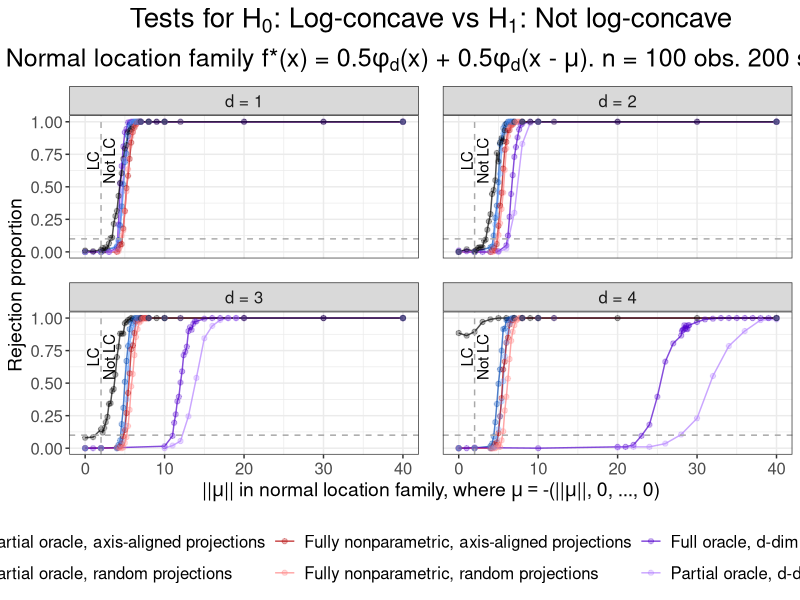
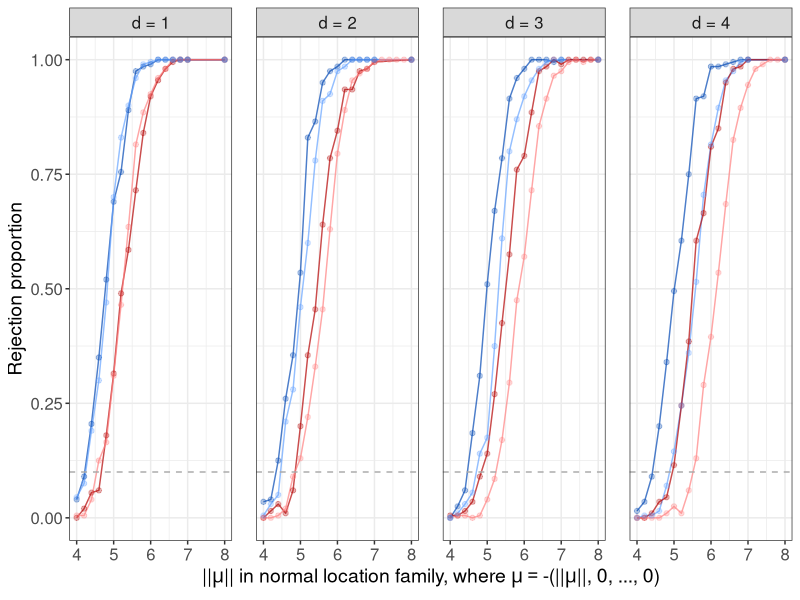

Here is the R script that generated these plots, in order:
# Create Figure 4 in main paper.
# Plot results for tests of
# H_0: log-concave versus H_1: not log-concave.
# Use normal mixture where mean of second component is 
# mu = -(||mu||, 0, ..., 0).

suppressMessages(library(data.table))
suppressMessages(library(tidyverse))

# Create theme
paper_theme <- theme_bw() +
  theme(plot.title = element_text(hjust = 0.5, size = 16),
        plot.subtitle = element_text(hjust = 0.5, size = 14),
        legend.title = element_text(size = 14),
        axis.title = element_text(size = 14),
        legend.text = element_text(size = 12),
        axis.text = element_text(size = 12),
        strip.text = element_text(size = 12),
        panel.spacing = unit(1.2, "lines"))

# Read in data
perm_test <- fread("data/fig04_perm_test.csv") %>% 
  mutate(Method = "Permutation test")

full_oracle_ddim <- fread("data/fig04_full_oracle_ddim.csv") %>% 
  mutate(Method = "Full oracle, d-dim")

partial_oracle_ddim <- fread("data/fig04_partial_oracle_ddim.csv") %>% 
  mutate(Method = "Partial oracle, d-dim")

partial_oracle_axis <- fread("data/fig04_partial_oracle_axis.csv") %>% 
  mutate(Method = "Partial oracle, axis-aligned projections")

fully_NP_axis <- fread("data/fig04_fully_NP_axis.csv") %>% 
  mutate(Method = "Fully nonparametric, axis-aligned projections")

partial_oracle_randproj <- fread("data/fig04_partial_oracle_randproj.csv") %>% 
  mutate(Method = "Partial oracle, random projections")

fully_NP_randproj <- fread("data/fig04_fully_NP_randproj.csv") %>% 
  mutate(Method = "Fully nonparametric, random projections")

# Combine results
results <- rbind(perm_test, full_oracle_ddim, partial_oracle_ddim, 
                 partial_oracle_axis, fully_NP_axis, partial_oracle_randproj, 
                 fully_NP_randproj,
                 fill = TRUE)

# Get rejection proportion at each combination
reject_df <- results %>% 
  group_by(d, mu_norm, Method) %>% 
  dplyr::summarise(reject_prop = mean(reject),
                   sim_count = n())

# Check parameters
stopifnot(unique(perm_test$B) == 99,
          unique(full_oracle_ddim$B) == 100,
          unique(partial_oracle_ddim$B) == 100,
          unique(partial_oracle_axis$B) == 100,
          unique(fully_NP_axis$B) == 100,
          unique(partial_oracle_randproj$B) == 100,
          unique(fully_NP_randproj$B) == 100,
          unique(partial_oracle_randproj$n_proj == 100),
          unique(fully_NP_randproj$n_proj == 100),
          unique(results$n_obs == 100),
          unique(results$equal_space_mu) == 0,
          unique(reject_df$sim_count) == 200)

######################
##### Plot power #####
######################

# Plot rejection proportions at (||mu||, 0, ..., 0)
reject_props_unequal_spaced <- reject_df %>% 
  mutate(Method = factor(Method,
                         levels = c("Partial oracle, axis-aligned projections",
                                    "Partial oracle, random projections",
                                    "Fully nonparametric, axis-aligned projections",
                                    "Fully nonparametric, random projections",
                                    "Full oracle, d-dim",
                                    "Partial oracle, d-dim",
                                    "Permutation test"),
                         labels = c("Partial oracle, axis-aligned projections",
                                    "Partial oracle, random projections",
                                    "Fully nonparametric, axis-aligned projections",
                                    "Fully nonparametric, random projections",
                                    "Full oracle, d-dim",
                                    "Partial oracle, d-dim",
                                    "Permutation test")),
         d = factor(d, levels = 1:4, 
                    labels = c("d = 1", "d = 2", "d = 3", "d = 4"))) %>%
  ggplot(aes(x = mu_norm, y = reject_prop)) +
  geom_line(aes(col = Method), alpha = 0.7) +
  geom_point(aes(col = Method), alpha = 0.3) +
  geom_hline(yintercept = 0.10, lty = "dashed", col = "darkgrey") +
  geom_vline(xintercept = 2, lty = "dashed", col = "darkgrey") +
  annotate(geom = "text", x = 1, y = 0.7, label = "LC", angle = 90) +
  annotate(geom = "text", x = 3, y = 0.7, label = "Not LC", angle = 90) +
  facet_wrap(. ~ d) +
  labs(x = expression("||"*mu*"|| in normal location family, where"~
                        mu=="-(||"*mu*"||, 0, ..., 0)"), 
       y = "Rejection proportion",
       col = "Method",
       shape = "Log-concave?",
       title = expression("Tests for H"[0]*
                            ": Log-concave vs H"[1]*": Not log-concave"),
       subtitle = expression("Normal location family f*(x) = 0.5"*phi[d]*"(x)"~
                               "+ 0.5"*phi[d]*"(x -"~mu*"). n = 100 obs. 200 sims.")) +
  scale_shape_manual(values = c(16, 4)) +
  scale_color_manual(values = c("#0047b3", "#66a3ff", "#b30000", "#ff8080", 
                                "#5200cc", "#b380ff", "black")) +
  paper_theme +
  theme(legend.position = "bottom",
        plot.title = element_text(hjust = 0.5, size = 20),
        plot.subtitle = element_text(hjust = 0.5, size = 18)) +
  guides(colour = guide_legend(nrow = 2))

# Plot rejection proportions at (||mu||, 0, ..., 0) for single dim approaches,
# zooming in further on ||mu|| \in [4, 8]
reject_props_unequal_zoom_onerow <- reject_df %>% 
  filter(mu_norm >= 4, mu_norm <= 8,
         Method %in% c("Partial oracle, axis-aligned projections",
                       "Partial oracle, random projections",
                       "Fully nonparametric, axis-aligned projections",
                       "Fully nonparametric, random projections")) %>% 
  mutate(Method = factor(Method,
                         levels = c("Partial oracle, axis-aligned projections",
                                    "Partial oracle, random projections",
                                    "Fully nonparametric, axis-aligned projections",
                                    "Fully nonparametric, random projections"),
                         labels = c("Partial oracle, axis-aligned projections",
                                    "Partial oracle, random projections",
                                    "Fully nonparametric, axis-aligned projections",
                                    "Fully nonparametric, random projections")),
         d = factor(d, levels = 1:4, 
                    labels = c("d = 1", "d = 2", "d = 3", "d = 4"))) %>%
  ggplot(aes(x = mu_norm, y = reject_prop)) +
  geom_line(aes(col = Method), alpha = 0.7) +
  geom_point(aes(col = Method), alpha = 0.3) +
  geom_hline(yintercept = 0.10, lty = "dashed", col = "darkgrey") +
  facet_grid(. ~ d) +
  labs(x = expression("||"*mu*"|| in normal location family, where"~
                        mu=="-(||"*mu*"||, 0, ..., 0)"), 
       y = "Rejection proportion",
       col = "Method",
       shape = "Log-concave?",
       title = NULL,
       subtitle = NULL) +
  scale_shape_manual(values = c(16, 4)) +
  scale_color_manual(values = c("#0047b3", "#66a3ff", "#b30000", "#ff8080")) +
  paper_theme +
  theme(legend.position = "none")
  
######################
##### Save plots #####
######################

ggsave(plot = reject_props_unequal_spaced,
       filename = "plots/figure_04a.pdf",
       width = 13, height = 8)

ggsave(plot = reject_props_unequal_zoom_onerow,
       filename = "plots/figure_04b.pdf",
       width = 12, height = 3)
